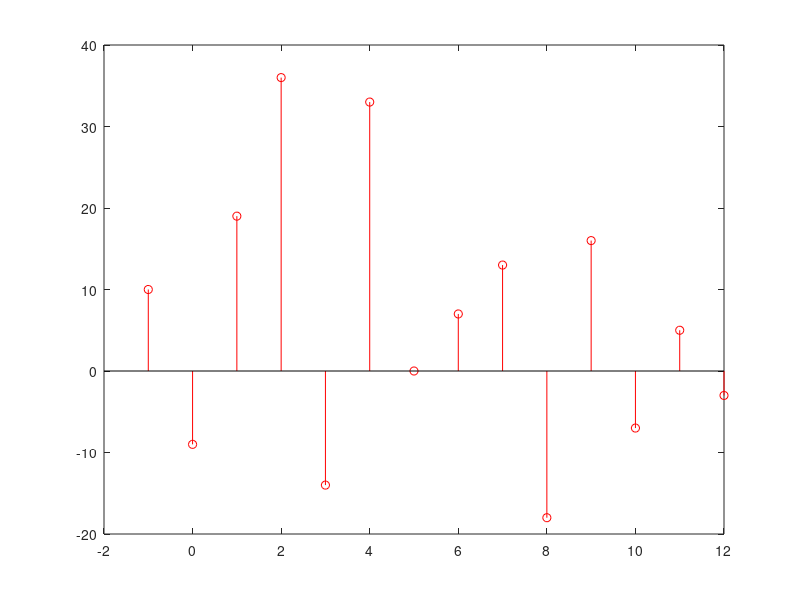

Recreate this plot in MATLAB.
clear all;
x=[2,-1,3,7,1,2,-3];
y=[1,-1,2,-2,4,1,-2,5];
y=fliplr(y);
L1=length(x);
L2=length(y);
m=L1+L2-1;
z=zeros(1,m);
xn=[x,zeros(1,L2-1)];
yn=[y,zeros(1,L1-1)];

for i=1:m
  for j=1:i
    z(i)=z(i)+xn(j)*yn(i-j+1);
  end
  end
z
t=-1:(m-2);

stem(t,z,'r');